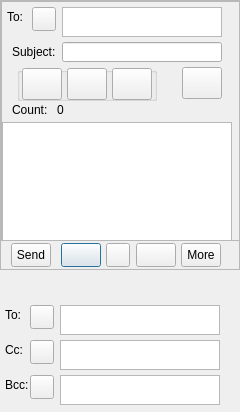
<?xml version="1.0" encoding="UTF-8"?>
<ui version="4.0">
 <class>newmessage</class>
 <widget class="QDialog" name="newmessage">
  <property name="geometry">
   <rect>
    <x>0</x>
    <y>0</y>
    <width>240</width>
    <height>412</height>
   </rect>
  </property>
  <property name="windowTitle">
   <string>Beluga</string>
  </property>
  <widget class="QScrollArea" name="scrollArea">
   <property name="geometry">
    <rect>
     <x>0</x>
     <y>0</y>
     <width>240</width>
     <height>270</height>
    </rect>
   </property>
   <property name="widgetResizable">
    <bool>true</bool>
   </property>
   <widget class="QWidget" name="scrollWidget">
    <property name="geometry">
     <rect>
      <x>0</x>
      <y>0</y>
      <width>238</width>
      <height>268</height>
     </rect>
    </property>
    <widget class="QToolButton" name="send">
     <property name="geometry">
      <rect>
       <x>10</x>
       <y>242</y>
       <width>40</width>
       <height>24</height>
      </rect>
     </property>
     <property name="text">
      <string>Send</string>
     </property>
    </widget>
    <widget class="QToolButton" name="more">
     <property name="geometry">
      <rect>
       <x>180</x>
       <y>242</y>
       <width>40</width>
       <height>24</height>
      </rect>
     </property>
     <property name="text">
      <string>More</string>
     </property>
    </widget>
    <widget class="QPushButton" name="quickMsg">
     <property name="geometry">
      <rect>
       <x>60</x>
       <y>242</y>
       <width>40</width>
       <height>24</height>
      </rect>
     </property>
     <property name="text">
      <string/>
     </property>
     <property name="icon">
      <iconset resource="belugaapp.qrc">
       <normaloff>:/BelugaApp/Resources/images/quick_msg.png</normaloff>:/BelugaApp/Resources/images/quick_msg.png</iconset>
     </property>
     <property name="iconSize">
      <size>
       <width>40</width>
       <height>24</height>
      </size>
     </property>
    </widget>
    <widget class="QPushButton" name="signature">
     <property name="geometry">
      <rect>
       <x>135</x>
       <y>242</y>
       <width>40</width>
       <height>24</height>
      </rect>
     </property>
     <property name="text">
      <string/>
     </property>
     <property name="icon">
      <iconset resource="belugaapp.qrc">
       <normaloff>:/BelugaApp/Resources/images/got.png</normaloff>:/BelugaApp/Resources/images/got.png</iconset>
     </property>
     <property name="iconSize">
      <size>
       <width>40</width>
       <height>24</height>
      </size>
     </property>
    </widget>
    <widget class="QPushButton" name="msgFace">
     <property name="geometry">
      <rect>
       <x>105</x>
       <y>242</y>
       <width>24</width>
       <height>24</height>
      </rect>
     </property>
     <property name="text">
      <string/>
     </property>
     <property name="icon">
      <iconset resource="belugaapp.qrc">
       <normaloff>:/BelugaApp/Resources/faces/face.png</normaloff>:/BelugaApp/Resources/faces/face.png</iconset>
     </property>
     <property name="iconSize">
      <size>
       <width>24</width>
       <height>24</height>
      </size>
     </property>
    </widget>
    <widget class="QScrollArea" name="scroll">
     <property name="geometry">
      <rect>
       <x>0</x>
       <y>0</y>
       <width>240</width>
       <height>240</height>
      </rect>
     </property>
     <property name="widgetResizable">
      <bool>true</bool>
     </property>
     <widget class="QWidget" name="innerScroll">
      <property name="geometry">
       <rect>
        <x>0</x>
        <y>0</y>
        <width>238</width>
        <height>238</height>
       </rect>
      </property>
      <widget class="QWidget" name="toMsg" native="true">
       <property name="geometry">
        <rect>
         <x>0</x>
         <y>0</y>
         <width>240</width>
         <height>40</height>
        </rect>
       </property>
       <widget class="QPushButton" name="chooseContact">
        <property name="geometry">
         <rect>
          <x>30</x>
          <y>5</y>
          <width>24</width>
          <height>24</height>
         </rect>
        </property>
        <property name="text">
         <string/>
        </property>
        <property name="icon">
         <iconset resource="belugaapp.qrc">
          <normaloff>:/BelugaApp/Resources/gui/down_arrow.png</normaloff>:/BelugaApp/Resources/gui/down_arrow.png</iconset>
        </property>
        <property name="iconSize">
         <size>
          <width>24</width>
          <height>24</height>
         </size>
        </property>
       </widget>
       <widget class="QPlainTextEdit" name="contactlist">
        <property name="geometry">
         <rect>
          <x>60</x>
          <y>5</y>
          <width>160</width>
          <height>30</height>
         </rect>
        </property>
       </widget>
       <widget class="QLabel" name="to">
        <property name="geometry">
         <rect>
          <x>5</x>
          <y>5</y>
          <width>30</width>
          <height>20</height>
         </rect>
        </property>
        <property name="text">
         <string>To:</string>
        </property>
       </widget>
      </widget>
      <widget class="QWidget" name="content" native="true">
       <property name="geometry">
        <rect>
         <x>0</x>
         <y>40</y>
         <width>240</width>
         <height>200</height>
        </rect>
       </property>
       <widget class="QWidget" name="mmsEmail" native="true">
        <property name="geometry">
         <rect>
          <x>0</x>
          <y>0</y>
          <width>240</width>
          <height>60</height>
         </rect>
        </property>
        <widget class="QLabel" name="subject">
         <property name="geometry">
          <rect>
           <x>10</x>
           <y>0</y>
           <width>54</width>
           <height>20</height>
          </rect>
         </property>
         <property name="text">
          <string>Subject:</string>
         </property>
        </widget>
        <widget class="QLineEdit" name="subjectContent">
         <property name="geometry">
          <rect>
           <x>60</x>
           <y>0</y>
           <width>160</width>
           <height>20</height>
          </rect>
         </property>
        </widget>
        <widget class="QGroupBox" name="photo_audio">
         <property name="geometry">
          <rect>
           <x>15</x>
           <y>25</y>
           <width>140</width>
           <height>34</height>
          </rect>
         </property>
         <property name="title">
          <string/>
         </property>
         <widget class="QPushButton" name="photo">
          <property name="geometry">
           <rect>
            <x>5</x>
            <y>1</y>
            <width>40</width>
            <height>32</height>
           </rect>
          </property>
          <property name="text">
           <string/>
          </property>
          <property name="icon">
           <iconset resource="belugaapp.qrc">
            <normaloff>:/BelugaApp/Resources/images/picture.png</normaloff>:/BelugaApp/Resources/images/picture.png</iconset>
          </property>
          <property name="iconSize">
           <size>
            <width>40</width>
            <height>32</height>
           </size>
          </property>
         </widget>
         <widget class="QPushButton" name="audio">
          <property name="geometry">
           <rect>
            <x>50</x>
            <y>1</y>
            <width>40</width>
            <height>32</height>
           </rect>
          </property>
          <property name="text">
           <string/>
          </property>
          <property name="icon">
           <iconset resource="belugaapp.qrc">
            <normaloff>:/BelugaApp/Resources/images/audio.png</normaloff>:/BelugaApp/Resources/images/audio.png</iconset>
          </property>
          <property name="iconSize">
           <size>
            <width>40</width>
            <height>32</height>
           </size>
          </property>
         </widget>
         <widget class="QPushButton" name="video">
          <property name="geometry">
           <rect>
            <x>95</x>
            <y>1</y>
            <width>40</width>
            <height>32</height>
           </rect>
          </property>
          <property name="text">
           <string/>
          </property>
          <property name="icon">
           <iconset resource="belugaapp.qrc">
            <normaloff>:/BelugaApp/Resources/images/video.png</normaloff>:/BelugaApp/Resources/images/video.png</iconset>
          </property>
          <property name="iconSize">
           <size>
            <width>40</width>
            <height>32</height>
           </size>
          </property>
         </widget>
        </widget>
        <widget class="QPushButton" name="file">
         <property name="geometry">
          <rect>
           <x>180</x>
           <y>25</y>
           <width>40</width>
           <height>32</height>
          </rect>
         </property>
         <property name="text">
          <string/>
         </property>
         <property name="icon">
          <iconset resource="belugaapp.qrc">
           <normaloff>:/BelugaApp/Resources/images/file.png</normaloff>:/BelugaApp/Resources/images/file.png</iconset>
         </property>
         <property name="iconSize">
          <size>
           <width>40</width>
           <height>32</height>
          </size>
         </property>
        </widget>
       </widget>
       <widget class="QTextEdit" name="msgContent">
        <property name="geometry">
         <rect>
          <x>0</x>
          <y>80</y>
          <width>230</width>
          <height>120</height>
         </rect>
        </property>
       </widget>
       <widget class="QLabel" name="value">
        <property name="geometry">
         <rect>
          <x>55</x>
          <y>60</y>
          <width>40</width>
          <height>16</height>
         </rect>
        </property>
        <property name="text">
         <string>0</string>
        </property>
       </widget>
       <widget class="QLabel" name="count">
        <property name="geometry">
         <rect>
          <x>10</x>
          <y>60</y>
          <width>40</width>
          <height>16</height>
         </rect>
        </property>
        <property name="text">
         <string>Count:</string>
        </property>
       </widget>
      </widget>
     </widget>
    </widget>
    <zorder>send</zorder>
    <zorder>more</zorder>
    <zorder>quickMsg</zorder>
    <zorder>signature</zorder>
    <zorder>msgFace</zorder>
    <zorder>toMsg</zorder>
    <zorder>scroll</zorder>
   </widget>
  </widget>
  <widget class="QWidget" name="toEmail" native="true">
   <property name="geometry">
    <rect>
     <x>0</x>
     <y>300</y>
     <width>240</width>
     <height>110</height>
    </rect>
   </property>
   <widget class="QPushButton" name="chooseTo">
    <property name="geometry">
     <rect>
      <x>30</x>
      <y>5</y>
      <width>24</width>
      <height>24</height>
     </rect>
    </property>
    <property name="text">
     <string/>
    </property>
    <property name="icon">
     <iconset resource="belugaapp.qrc">
      <normaloff>:/BelugaApp/Resources/gui/down_arrow.png</normaloff>:/BelugaApp/Resources/gui/down_arrow.png</iconset>
    </property>
    <property name="iconSize">
     <size>
      <width>24</width>
      <height>24</height>
     </size>
    </property>
   </widget>
   <widget class="QPlainTextEdit" name="toList">
    <property name="geometry">
     <rect>
      <x>60</x>
      <y>5</y>
      <width>160</width>
      <height>30</height>
     </rect>
    </property>
   </widget>
   <widget class="QLabel" name="to_2">
    <property name="geometry">
     <rect>
      <x>5</x>
      <y>5</y>
      <width>30</width>
      <height>20</height>
     </rect>
    </property>
    <property name="text">
     <string>To:</string>
    </property>
   </widget>
   <widget class="QLabel" name="cc">
    <property name="geometry">
     <rect>
      <x>5</x>
      <y>40</y>
      <width>30</width>
      <height>20</height>
     </rect>
    </property>
    <property name="text">
     <string>Cc:</string>
    </property>
   </widget>
   <widget class="QPlainTextEdit" name="ccList">
    <property name="geometry">
     <rect>
      <x>60</x>
      <y>40</y>
      <width>160</width>
      <height>30</height>
     </rect>
    </property>
   </widget>
   <widget class="QPushButton" name="chooseCc">
    <property name="geometry">
     <rect>
      <x>30</x>
      <y>40</y>
      <width>24</width>
      <height>24</height>
     </rect>
    </property>
    <property name="text">
     <string/>
    </property>
    <property name="icon">
     <iconset resource="belugaapp.qrc">
      <normaloff>:/BelugaApp/Resources/gui/down_arrow.png</normaloff>:/BelugaApp/Resources/gui/down_arrow.png</iconset>
    </property>
    <property name="iconSize">
     <size>
      <width>24</width>
      <height>24</height>
     </size>
    </property>
   </widget>
   <widget class="QLabel" name="bcc">
    <property name="geometry">
     <rect>
      <x>5</x>
      <y>75</y>
      <width>30</width>
      <height>20</height>
     </rect>
    </property>
    <property name="text">
     <string>Bcc:</string>
    </property>
   </widget>
   <widget class="QPlainTextEdit" name="bccList">
    <property name="geometry">
     <rect>
      <x>60</x>
      <y>75</y>
      <width>160</width>
      <height>30</height>
     </rect>
    </property>
   </widget>
   <widget class="QPushButton" name="chooseBcc">
    <property name="geometry">
     <rect>
      <x>30</x>
      <y>75</y>
      <width>24</width>
      <height>24</height>
     </rect>
    </property>
    <property name="text">
     <string/>
    </property>
    <property name="icon">
     <iconset resource="belugaapp.qrc">
      <normaloff>:/BelugaApp/Resources/gui/down_arrow.png</normaloff>:/BelugaApp/Resources/gui/down_arrow.png</iconset>
    </property>
    <property name="iconSize">
     <size>
      <width>24</width>
      <height>24</height>
     </size>
    </property>
   </widget>
  </widget>
 </widget>
 <resources>
  <include location="belugaapp.qrc"/>
 </resources>
 <connections/>
</ui>
